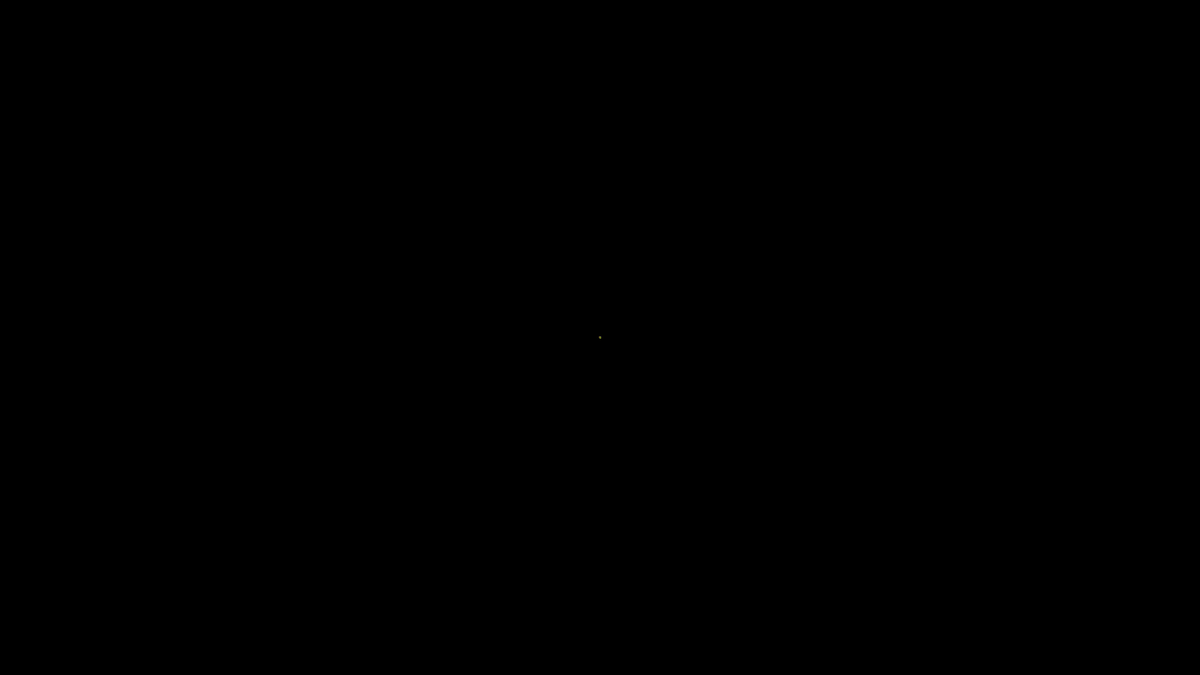
Frame 1 (no input)
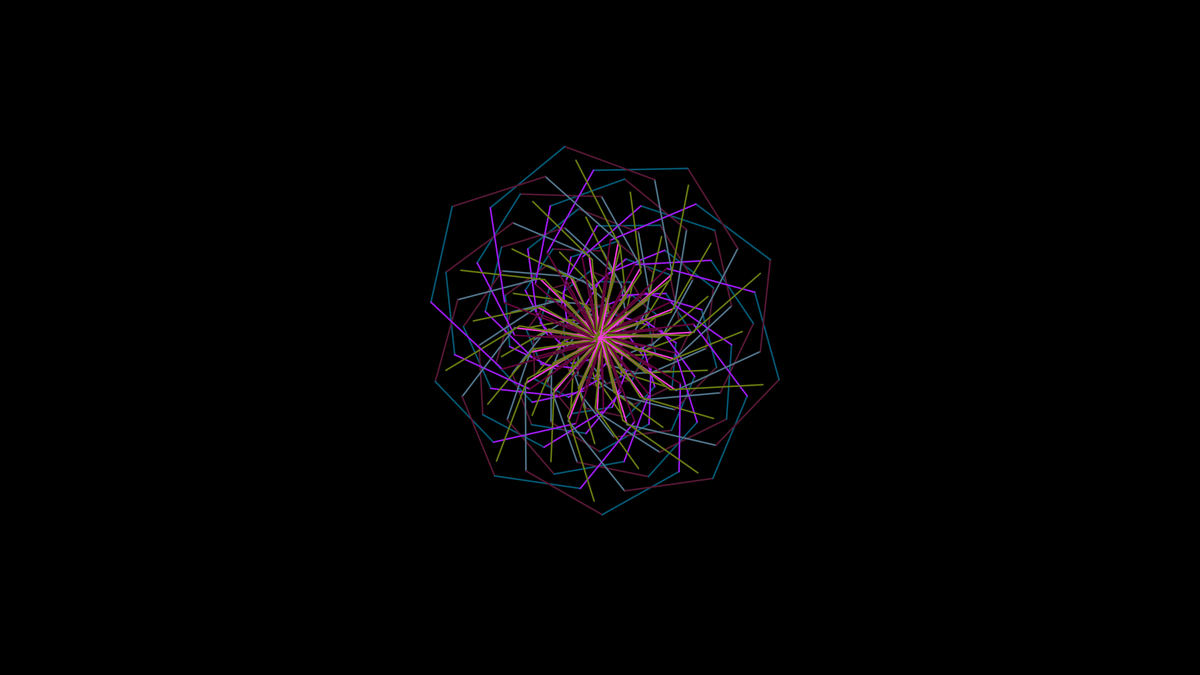
Frame 60 (the mouse pressed at the canvas centre just before this capture)
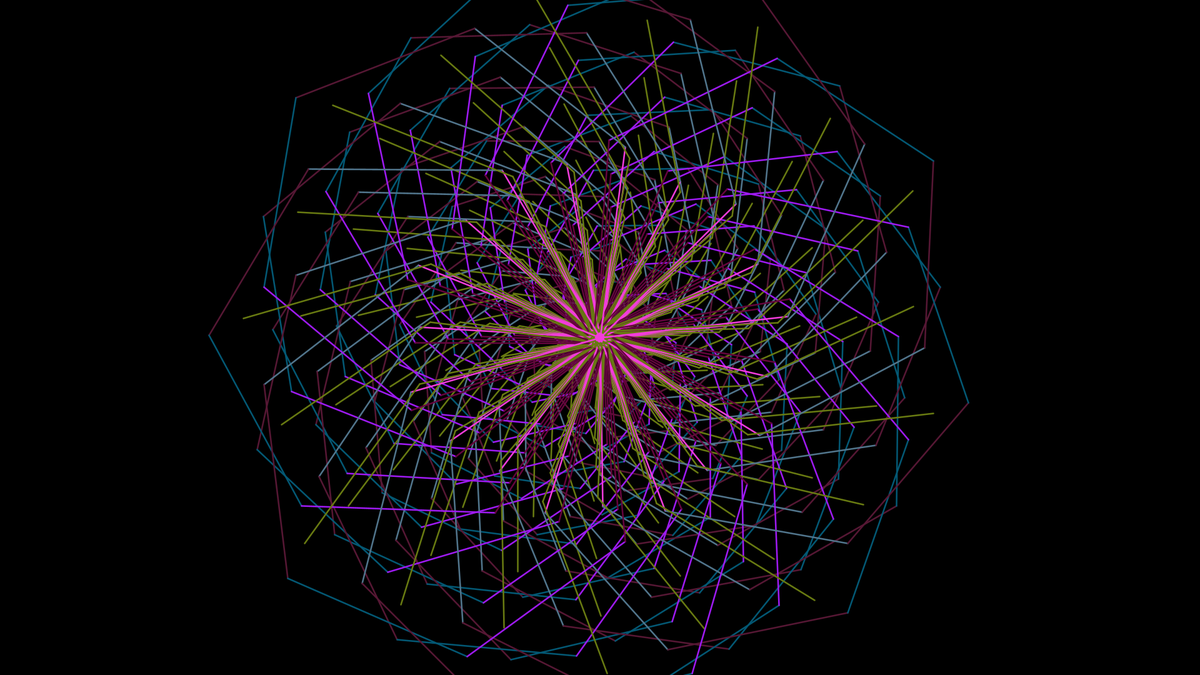
Frame 120 (the mouse held since frame 60 and released just before this capture)

The Processing sketch that drew these frames (run headless with seeded random() and noise(); from frame 60 on, the mouse is pressed at the canvas centre):

// Processing sketch: remade
// ── remade.pde
float x;
float y;
float direction = 0;

float outerAngle;
float innerAngle;
float shapeSize;
float biggen;


int noColours = 1+ int(random(10));
Colour[] colours;
int colourIndex = 0;

//Define Colour and constructor
class Colour {
  float r;
  float g;
  float b;
  
  Colour(){ //creates a random rgb colour
    this.r = random(256);
    this.g = random(256);
    this.b = random(256);
  }
}

  public Colour[] buildArray(int size){
    Colour[] output = new Colour[size];
    
    for (int i=0; i <size; i++){
      output[i] = new Colour();
  }
    
    return output;
  }

void setup() {
  size(1920, 1080);
  background(0);
  strokeWeight(1+ random(6));
  
  colours = buildArray(noColours);
  innerAngle = random(361);
  outerAngle = random(361);
  shapeSize = random(11);
  biggen = random(11);
  
}

void draw() {
  if (y < width+height){
  
  
    x = width/2;
  y = height/2;
  
  for (int i=0; i<noColours; i++){
  Colour colour = colours[colourIndex];
  
  stroke(colour.r, colour.g, colour.b); 
    
  forward(shapeSize);
  rotateTurtle(innerAngle);
  
    if (colourIndex>=(colours.length-1)){
  colourIndex = 0;}
  else{
    colourIndex++;
  }
}
  rotateTurtle(outerAngle);
  forward(shapeSize);
  shapeSize+= biggen;
}}

void forward(float amount) {
  
  float newX = x + cos(radians(direction)) * amount;
  float newY = y + sin(radians(direction)) * amount;

  line(x, y, newX, newY);
  fill(0);
  
  x = newX;
  y = newY;
}

void rotateTurtle(float degrees) {
  direction += degrees;
}
